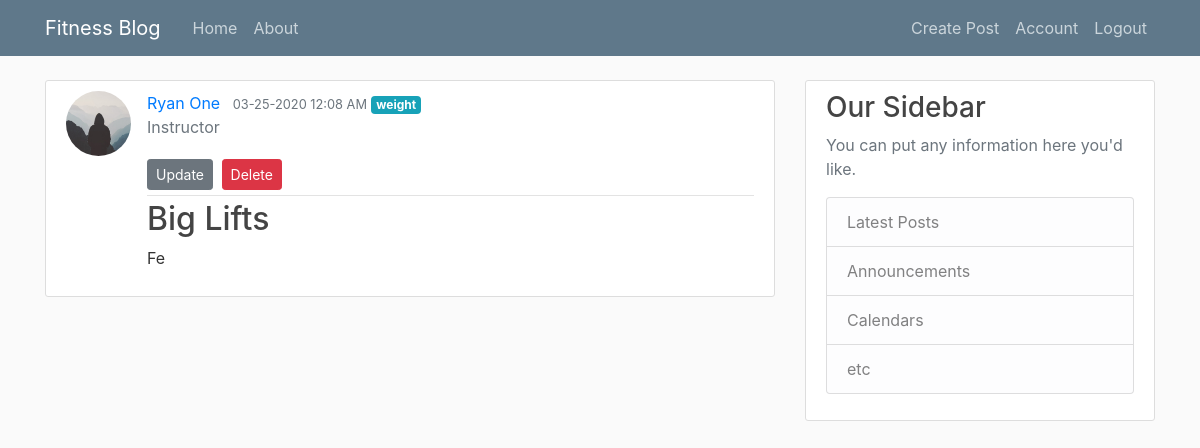
The app's page /post/1 (signed in) with its own data.
### fitnessblog/models.py (models this page shows, shortened)
class User(db.Model, UserMixin):
    id = db.Column(db.Integer, primary_key=True)
    username = db.Column(db.String(20), unique=True, nullable=False)
    email = db.Column(db.String(120), unique=True, nullable=False)
    profile_type = db.Column(db.String(20), nullable=False)
    image_file = db.Column(db.String(20), nullable=False, default="default.jpg")
    password = db.Column(db.String(60), nullable=False)
    posts = db.relationship("Post", backref="author", lazy=True)

class Post(db.Model):
    id = db.Column(db.Integer, primary_key=True)
    title = db.Column(db.String(100), nullable=False)
    date_posted = db.Column(db.DateTime, nullable=False, default=datetime.utcnow)
    content = db.Column(db.Text, nullable=False)
    category = db.Column(db.Text, nullable=False)
    user_id = db.Column(db.Integer, db.ForeignKey("user.id"), nullable=False)

### fitnessblog/posts/routes.py (the view)
@posts.route("/post/<int:post_id>")
def post(post_id):
    post = Post.query.get_or_404(post_id)
    return render_template("post.html", title=post.title, post=post)

### fitnessblog/models.py (called while the page is built)
@login_manager.user_loader
def load_user(user_id):
    return User.query.get(int(user_id))

### fitnessblog/templates/post.html (shortened to what this page needs)
{% extends "layout.html" %}
{% block content %}
  <article class="media content-section">
    <img class="rounded-circle article-img" src="{{ url_for('static', filename='profile_pics/' + post.author.image_file) }}">
    <div class="media-body">
      <div class="article-metadata">
        <a class="mr-2" href="{{ url_for('users.user_posts', username=post.author.username) }}">{{ post.author.username }}</a>
        <small class="text-muted">{{ post.date_posted.strftime('%m-%d-%Y %I:%M %p') }}</small>
        <a href="{{ url_for('posts.filter_by_category', category=post.category) }}" class="badge badge-info">{{ post.category}}</a>
        <p class="text-secondary">{{ current_user.profile_type.capitalize() }}</p>
        {% if post.author == current_user %}
          <div>
            <a class="btn btn-secondary btn-sm mt-1 mb-1" href="{{ url_for('posts.update_post', post_id=post.id) }}">Update</a>
            <button type="button" class="btn btn-danger btn-sm m-1" data-toggle="modal" data-target="#deleteModal">Delete</button>
          </div>
        {% endif %}
      </div>
      <h2 class="article-title">{{ post.title }}</h2>
      <p class="article-content">{{ post.content }}</p>
    </div>
  </article>
{% endblock content %}

### fitnessblog/static/main.css (style rules this page uses)
body { background: #fafafa; color: #333333; margin-top: 5rem; }
h1, h2, h3, h4, h5, h6 { color: #444444; }
.content-section { background: #ffffff; padding: 10px 20px; border: 1px solid #dddddd; border-radius: 3px; margin-bottom: 20px; }
.article-title { color: #444444; }
.article-content { white-space: pre-line; }
.article-img { height: 65px; width: 65px; margin-right: 16px; }
.article-metadata { padding-bottom: 1px; margin-bottom: 4px; border-bottom: 1px solid #e3e3e3; }

### records on screen
User: image_file (placeholder picture), author.username "Ryan One", profile_type "Instructor"
Post: date_posted "03-25-2020 12:08 AM", category "weight", title "Big Lifts", content "Fe"
